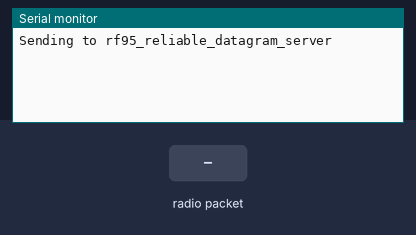
Bench run of a sketch on a simulated Arduino Uno, built with avr-gcc and run on an emulated ATmega328P. On the bench: the last lines printed to the serial monitor. The test bench sets the inputs (shaded band). No radio packets arrive unless stated.

Above: at 1.2 s.
1.3 s: radio packet "1" arrives
At 1.7 s:
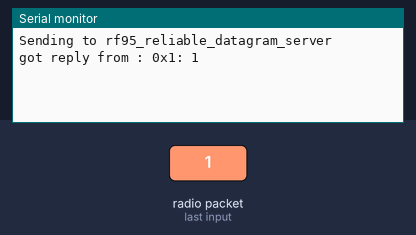
4.3 s: radio packet "0" arrives
At 4.9 s:
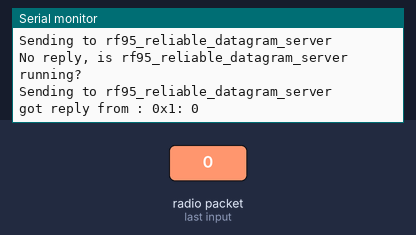
5.8 s: radio packet "2" arrives
At 6.2 s:
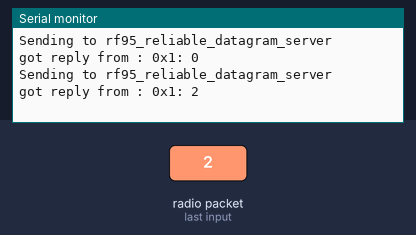

The sketch:

rf95_reliable_datagram_client.ino
```cpp
// rf95_reliable_datagram_client.pde
// -*- mode: C++ -*-
// Example sketch showing how to create a simple addressed, reliable messaging client
// with the RHReliableDatagram class, using the RH_RF95 driver to control a RF95 radio.
// It is designed to work with the other example rf95_reliable_datagram_server
// Tested with Anarduino MiniWirelessLoRa, Rocket Scream Mini Ultra Pro with the RFM95W

#include <RHReliableDatagram.h>
#include <RH_RF95.h>
#include <SPI.h>

#define CLIENT_ADDRESS 1
#define SERVER_ADDRESS 2

// Singleton instance of the radio driver
RH_RF95 driver;
//RH_RF95 driver(5, 2); // Rocket Scream Mini Ultra Pro with the RFM95W

// Class to manage message delivery and receipt, using the driver declared above
RHReliableDatagram manager(driver, CLIENT_ADDRESS);

// Need this on Arduino Zero with SerialUSB port (eg RocketScream Mini Ultra Pro)
//#define Serial SerialUSB

void setup()
{
  // Rocket Scream Mini Ultra Pro with the RFM95W only:
  // Ensure serial flash is not interfering with radio communication on SPI bus
//  pinMode(4, OUTPUT);
//  digitalWrite(4, HIGH);

  Serial.begin(57600);
  while (!Serial) ; // Wait for serial port to be available
  if (!manager.init())
    Serial.println("init failed");
  // Defaults after init are 434.0MHz, 13dBm, Bw = 125 kHz, Cr = 4/5, Sf = 128chips/symbol, CRC on

  // The default transmitter power is 13dBm, using PA_BOOST.
  // If you are using RFM95/96/97/98 modules which uses the PA_BOOST transmitter pin, then
  // you can set transmitter powers from 5 to 23 dBm:
//  driver.setTxPower(23, false);
  // If you are using Modtronix inAir4 or inAir9,or any other module which uses the
  // transmitter RFO pins and not the PA_BOOST pins
  // then you can configure the power transmitter power for -1 to 14 dBm and with useRFO true.
  // Failure to do that will result in extremely low transmit powers.
//  driver.setTxPower(14, true);
  // You can optionally require this module to wait until Channel Activity
  // Detection shows no activity on the channel before transmitting by setting
  // the CAD timeout to non-zero:
//  driver.setCADTimeout(10000);
}

uint8_t data[] = "Hello World!";
// Dont put this on the stack:
uint8_t buf[RH_RF95_MAX_MESSAGE_LEN];

void loop()
{
  Serial.println("Sending to rf95_reliable_datagram_server");

  // Send a message to manager_server
  if (manager.sendtoWait(data, sizeof(data), SERVER_ADDRESS))
  {
    // Now wait for a reply from the server
    uint8_t len = sizeof(buf);
    uint8_t from;
    if (manager.recvfromAckTimeout(buf, &len, 2000, &from))
    {
      Serial.print("got reply from : 0x");
      Serial.print(from, HEX);
      Serial.print(": ");
      Serial.println((char*)buf);
    }
    else
    {
      Serial.println("No reply, is rf95_reliable_datagram_server running?");
    }
  }
  else
    Serial.println("sendtoWait failed");
  delay(500);
}
```

Measured:
- after the input at 1.3 s, the serial monitor: prints a new line at once (image 1)
- after the input at 4.3 s, the serial monitor: prints a new line after 0.22 s (image 2)
- after the input at 5.8 s, the serial monitor: prints a new line at once (image 3)
